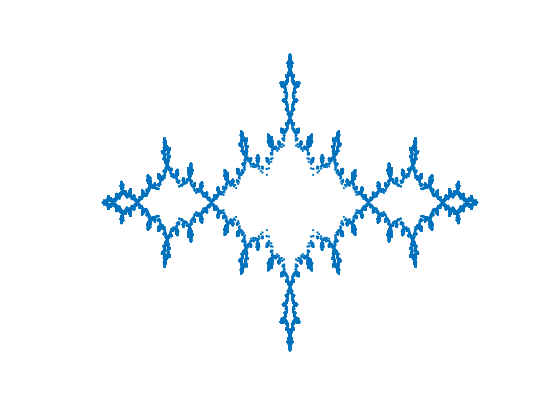
%> input picture P1/BF.png, 560 x 420 px
$ octave Step_4.m   (GNU Octave 9; MATLAB toolbox functions it lacks are replaced by stand-ins)
%> lines starting %> are read from the running program, lines starting %| are printed output that depends on the picture
c = imread('BF.png');
%> c is the input picture: size 420x560x3 uint8; mean R, G, B 244.7, 249.3, 252.3
l_list = [];
num = [];

for l = 1:420
    count = 0;

    if (mod(420,l) ~= 0 || mod(560,l) ~= 0)
        continue;
    end

    l_list = [l_list, l];

    nr = 420/l;
    nc = 560/l;

    for i = 1:nr-1
        for j = 1:nc-1
            if length(find(c(i*l:(i+1)*l,j*l:(j+1)*l))) > 0
                count = count +1;
            end
        end
    end
    num = [num,count];
end
%> this loop made 420 passes
%> num on passes 1, 2, 4: 230921, [230921 58043], [230921 58043 14456]
%> after the loop, l_list = [1 2 4 5 7 10 14 20 28 35 70 140]; num = [230921 58043 14456 9213 4661 2255 1131 540 266 165 35 6]

plot(log(l_list), log(num), 'b--o')
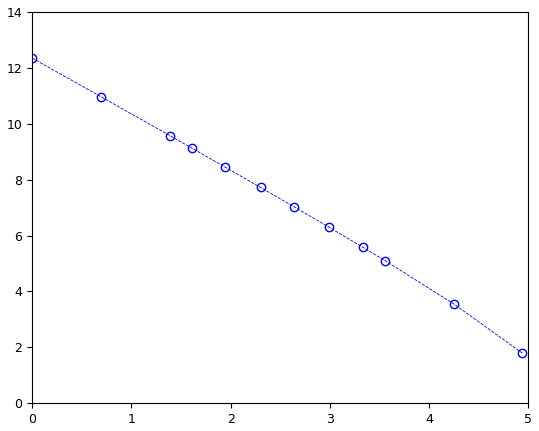
%> figure redrawn from the program's plot data; curve peaks at x = 0, y = 12.35
coefs = polyfit(log(l_list), log(num), 1);
%> coefs = [-2.11 12.5]
dimension = -coefs(1);
%> dimension = 2.11
